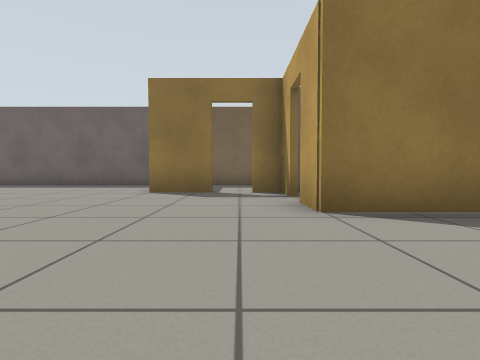
View 1 (above)

22 first-person views from a walk through a robot-simulator world made for Gazebo. The camera is 0.5 m above the floor, tilts 2° down and sees 80° across. The floor is counted in squares, 1 m on a side. Each view is taken from the middle of a square. On the plan, view 1 faces up. The plan holds only what a view shows up to about 9 squares ahead; the rest is blank.

View 2
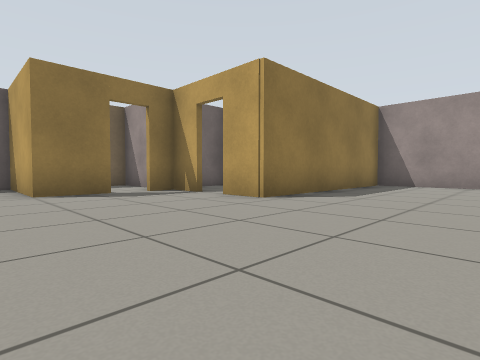

View 3
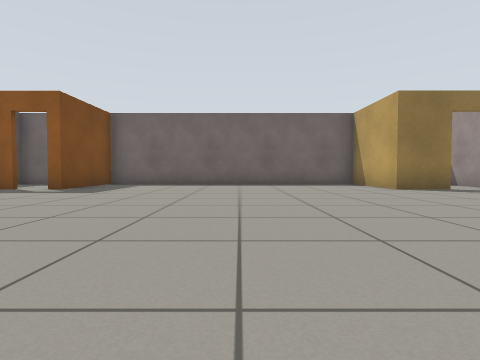

View 4
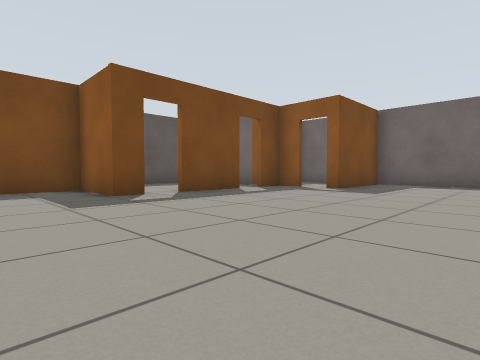

View 5
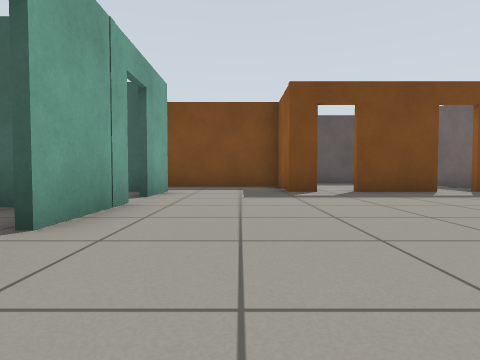

View 6
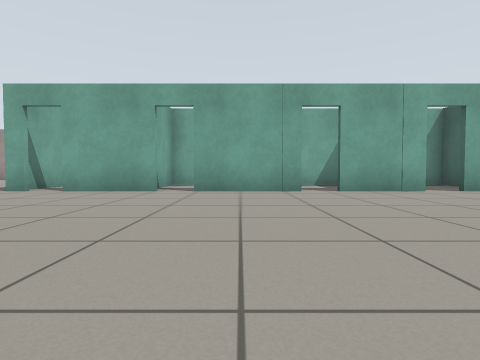

View 7
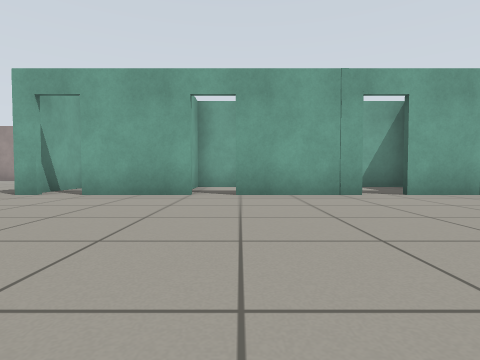

View 8
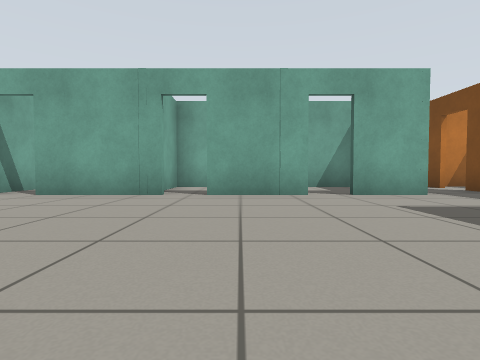

View 9
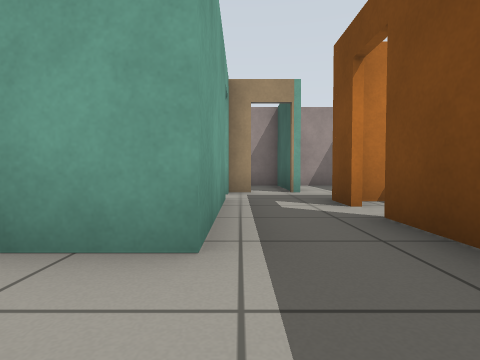

View 10
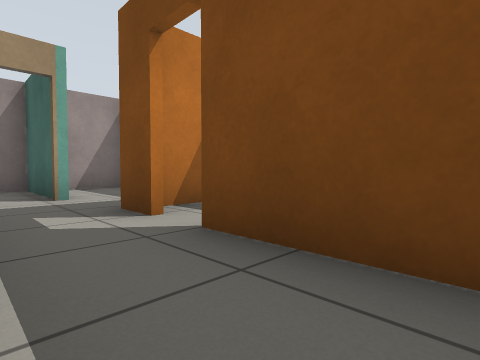

View 11
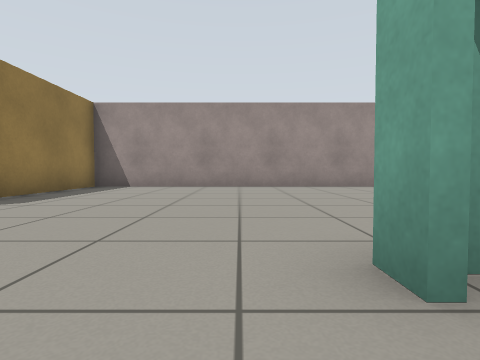

View 12
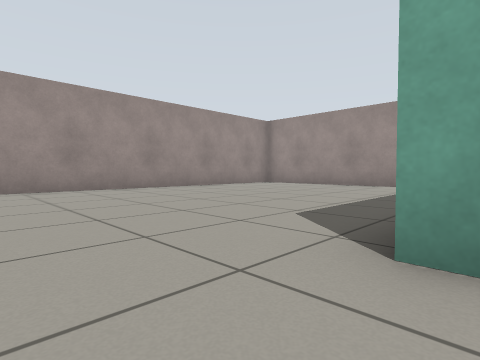

View 13
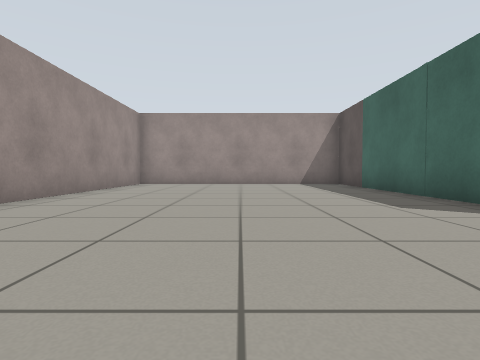

View 14
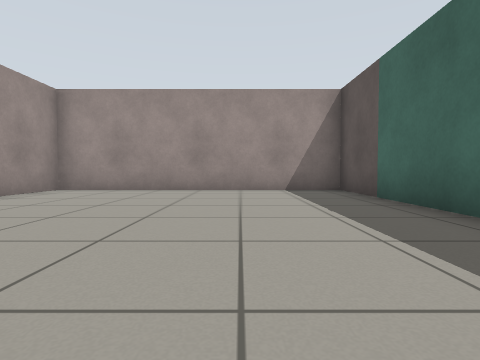

View 15
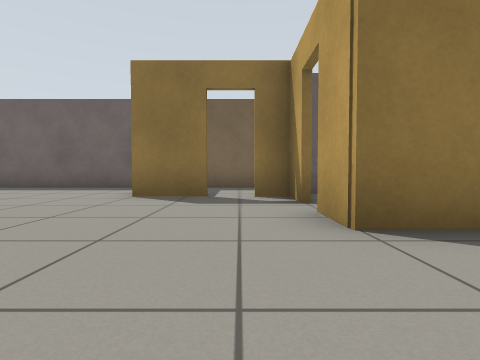

View 16
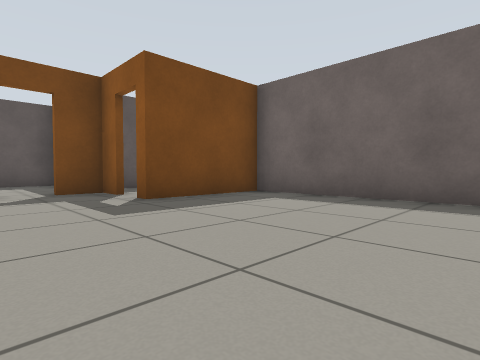

View 17
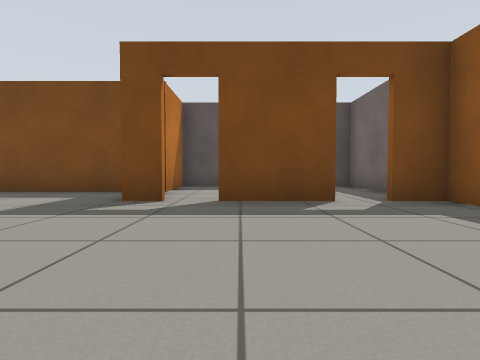

View 18
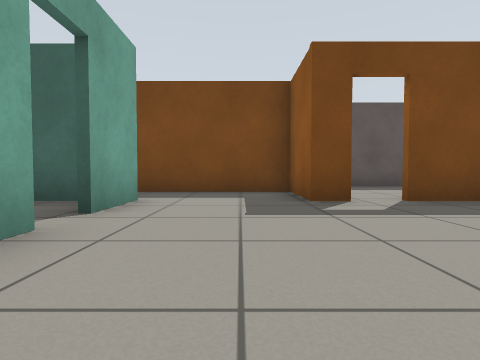

View 19
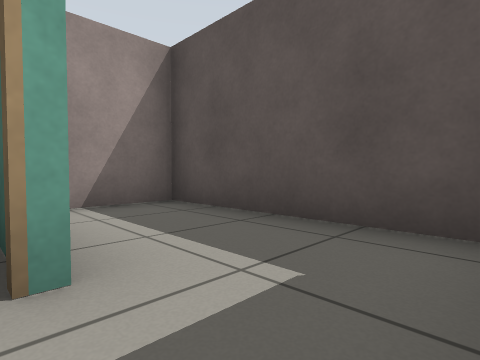

View 20
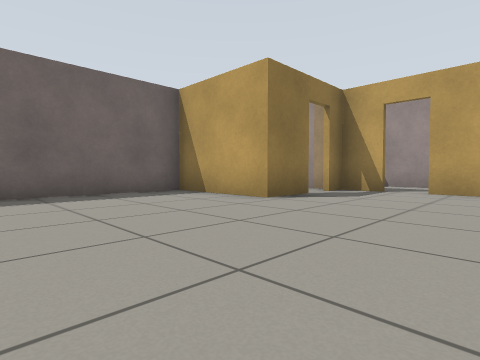

View 21
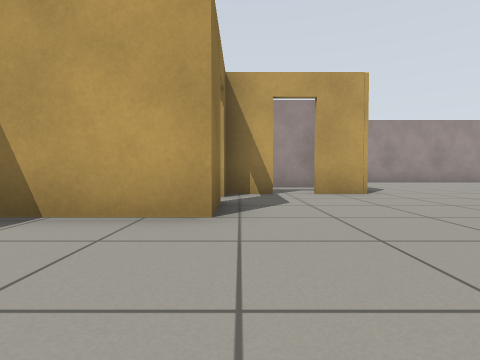

View 22
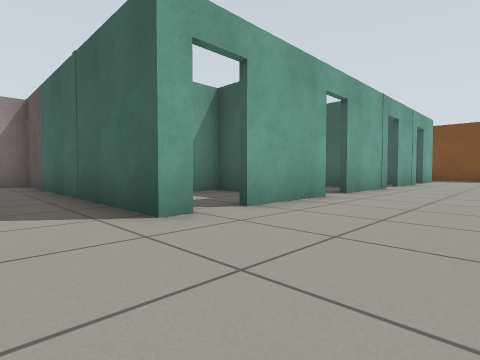

### Floor plan
Ten units are one square. View 1 is at (0, 0); x grows to the right and y downward. Boxes are objects, and circles mark ways between rooms. Rooms are numbered by the first view taken in them; rooms with no view inside come last. Other rooms are left out.
<svg viewBox="-171 -98 241 195">
<path fill="none" stroke="#000" d="M-10 17 -5 17 -5 92 65 92 65 -33 9 -33 9 -45M-41 17 -18 17M9 -53 9 -63 3 -63M-5 -63 -20 -63 -20 -93M-75 17 -49 17M-19 -91 -106 -91 -106 -63 -110 -63M-104 17 -83 17M-125 -19 -125 -11M-117 -63 -125 -63M-125 -46 -125 -26M-128 17 -113 17M-145 39 -145 48M-128 49 -128 17M-145 -13 -145 30M-125 -11 -145 -11M-137 -63 -166 -63 -166 -13 -145 -13M-166 51 -166 92 -150 92M33 -38 33 -61M29 -70 14 -70M-99 44 -72 44 -72 29M-125 23 -125 41M-122 44 -110 44M8 -91 -19 -91M9 -68 9 -89M-70 27 -70 34M-49 44 -38 44 -38 21"/>
<circle cx="-130" cy="5" r="3" fill="#2a7"/>
<circle cx="-130" cy="-20" r="3" fill="#2a7"/>
<circle cx="-130" cy="-50" r="3" fill="#2a7"/>
<circle cx="10" cy="-50" r="3" fill="#2a7"/>
<circle cx="-80" cy="20" r="3" fill="#2a7"/>
<circle cx="-110" cy="20" r="3" fill="#2a7"/>
<circle cx="0" cy="-60" r="3" fill="#2a7"/>
<circle cx="-45" cy="20" r="3" fill="#2a7"/>
<circle cx="-134" cy="62" r="3" fill="#2a7"/>
<text x="-20" y="-10">1</text>
<text x="-140" y="20">2</text>
<text x="-150" y="-40">3</text>
<text x="-160" y="70">4</text>
<text x="20" y="-50">5</text>
<text x="-90" y="30">6</text>
<text x="-120" y="30">7</text>
<text x="-10" y="-80">8</text>
<text x="-60" y="30">9</text>
</svg>
Room 1 opens to room 2. Room 1 opens to room 3. Room 1 opens to room 5. Room 1 opens to room 6. Room 1 opens to room 7. Room 1 opens to room 8. Room 1 opens to room 9. Room 2 opens to room 4.

Where each view was taken, in squares from view 1:
view 1: 0 up, 0 right, facing up
view 2: 0 up, 3 left, facing up-right
view 3: 1 down, 6 left, facing up
view 4: 1 down, 7 left, facing up-left
view 5: 0 up, 6 left, facing left
view 6: 5 up, 6 left, facing down
view 7: 4 up, 5 left, facing down
view 8: 4 up, 9 left, facing down
view 9: 0 up, 13 left, facing down
view 10: 1 down, 13 left, facing down-left
view 11: 1 down, 2 left, facing right
view 12: 0 up, 1 left, facing down-right
view 13: 1 up, 3 right, facing down
view 14: 2 down, 2 right, facing down
view 15: 1 up, 0 right, facing up
view 16: 4 up, 6 left, facing up-left
view 17: 3 up, 8 left, facing left
view 18: 0 up, 8 left, facing left
view 19: 5 down, 14 left, facing down-left
view 20: 3 up, 6 left, facing up-right
view 21: 6 up, 5 left, facing right
view 22: 1 up, 1 right, facing down-left
